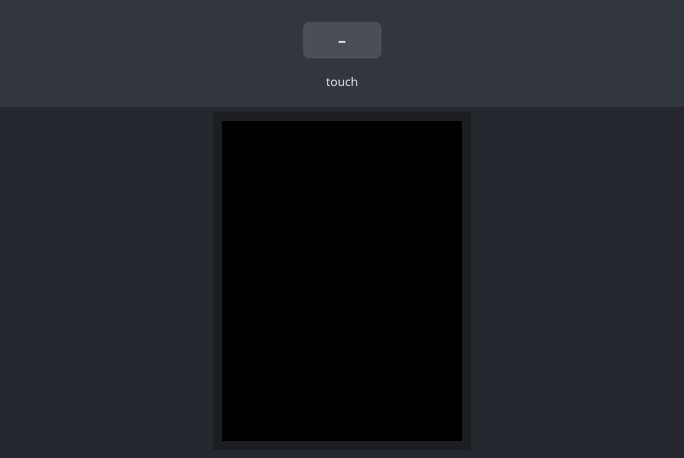
Recording of a program running on a simulated ESP32. On the bench: 320×240 colour display. The inputs (shaded band) are chosen by the test bench. Nothing arrives over Bluetooth unless stated; what the program prints to the serial monitor is not drawn.

Above: at 1.4 s.
1.5 s: touch panel pressed at 13 % / 10 % of its raw x / y range
At 1.59 s:
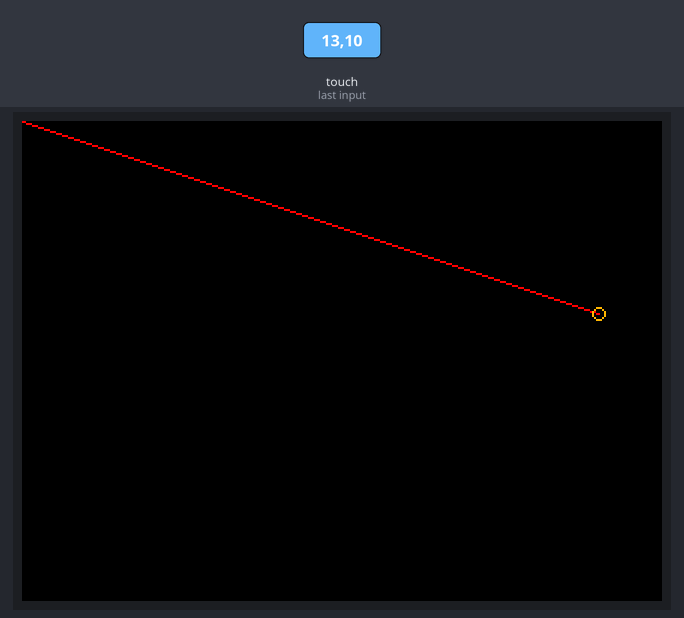
3.1 s: touch panel pressed at 38 % / 10 % of its raw x / y range
At 4.0 s:
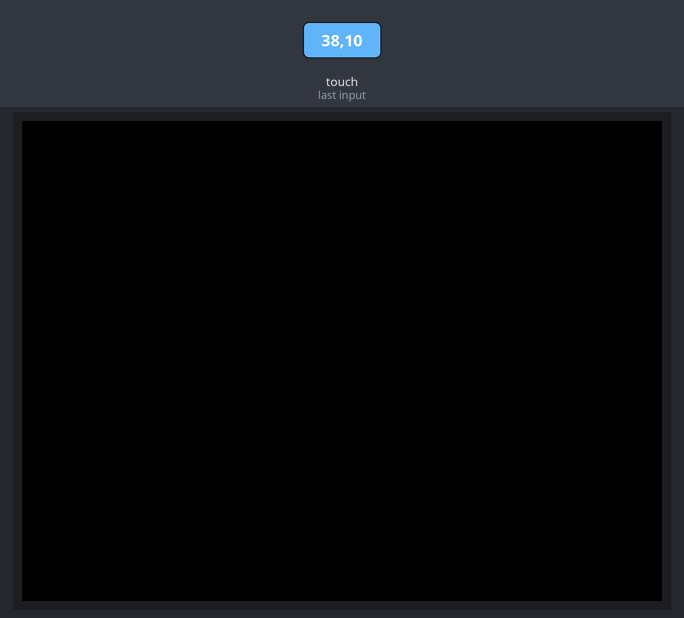
Timing chart, 0 to 6.1 s (numbered marks = the images above; inputs shaded):
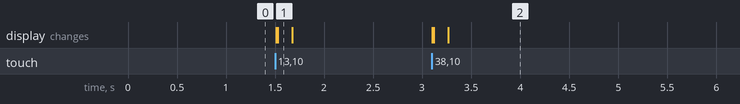

The program:

main.cpp
```cpp
/*

 Example sketch for TFT_eSPI library.

 No fonts are needed.

 Draws a 3d rotating cube on the TFT screen.

 Original code was found at http://forum.freetronics.com/viewtopic.php?f=37&t=5495

 */

#define BLACK 0x0000
#define WHITE 0xFFFF

#include <SPI.h>
#include <TFT_eSPI.h>
#include <Adafruit_FT6206.h>
#include <BluetoothSerial.h>

TFT_eSPI tft = TFT_eSPI();
Adafruit_FT6206 ts = Adafruit_FT6206();
BluetoothSerial SerialBT;

String messageIn = "", messageOut = "";
char incomingChar;

int16_t h;
int16_t w;

uint16_t t_y;
uint16_t t_x;

struct Point3d
{
  int x;
  int y;
  int z;
};

struct Point2d
{
  int x;
  int y;
};

bool pressed;
bool onPress, onRelease;

void touchupdate();
void btupdate();
void btreceive ();
void btsend_info();
void btsend_pos ();
void btsend_state (uint8_t);
void btsend_message(String);
void btsend();

/***********************************************************************************************************************************/
void setup() {
  Serial.begin(115200);

  if (SerialBT.begin("Dracon MicroTouch"))
  {
    Serial.println("Bluetooth Started. Ready to pair.");
  }
  else
  {
    Serial.println("Bluetooth startup failed.");
  }

  // Pins 18/19 are SDA/SCL for touch sensor on this device
  // 40 is a touch threshold
  if (!ts.begin(18, 19, 40)) {
    Serial.println("Couldn't start touchscreen controller");
    while (true);
  }

  tft.init();

  // Thanks to https://github.com/seaniefs/WT32-SC01-Exp
  // for figuring this out (backlight hack)
  pinMode(TFT_BL, OUTPUT);
  digitalWrite(TFT_BL, 128);

  h = tft.height();
  w = tft.width();

  tft.setRotation(1);

  tft.fillScreen(TFT_BLACK);

  pressed = false;
}

void loop() {

  touchupdate();

  btupdate();

  delay(14); // Delay to reduce loop rate (reduces flicker caused by aliasing with TFT screen refresh rate)
}

void touchupdate ()
{
  onPress = false;
  onRelease = false;

  if (ts.touched()) {
    TS_Point p = ts.getPoint();

    p.x = map(p.x, 40, 280, 320, 0); // I'm mapping the touch coordinates to start at 40 and end at 280 because I found this to

    uint16_t tt_y = t_y;
    uint16_t tt_x = t_x;
                                       // make the touches more accurete.
    t_y = p.x; // because we are using the screen horizontal the x-axis becomes the y-asis
    t_x = p.y; // and the y-axis becones the x-axis

    uint16_t difX = (t_x - tt_x);
    uint16_t difY = (t_y - tt_y);
    //Serial.printf("%d %d | %d %d\n", t_x, t_y, difX, difY);

    tft.drawCircle(t_x, t_y, 3, TFT_ORANGE);
    tft.drawLine(tt_x, tt_y, t_x, t_y, TFT_RED);

    if (!pressed)
    {
      onPress = true;
    }
    pressed = true;
  }
  else
  {
    if (pressed)
    {
      onRelease = true;
      tft.fillScreen(TFT_BLACK);
    }
    pressed = false;
  }
}

void btupdate () {
  /*
  if (Serial.available()) {
    SerialBT.write(Serial.read());
  }*/

  if (SerialBT.available())
  {
    incomingChar = SerialBT.read();
    if (incomingChar != '\n') {
      messageIn += String(incomingChar);
    } else {
      btreceive();
    }
  }

  if (pressed)
  {
    btsend_pos();
  }

  if (onPress)
  {
    btsend_state(-1);
  }

  if (onRelease)
  {
    btsend_state(-2);
  }
}

void btreceive ()
{
  if (messageIn == "info") {
    btsend_info();
  }
  // Add logic based on messageIn
  messageIn = "";
}

void btsend_info ()
{
  messageOut = String(0 + "_Dracon MicroTouch_WT32-SC01");
}

void btsend_pos ()
{
  String xM = String(t_x);
  String yM = String(t_y);
  messageOut = String(1 + "_" + xM + "_" + yM);
  btsend();
}

void btsend_message (String message) {
  messageOut = String (1 + "_" + message);
  btsend();
}

void btsend_state(uint8_t state)
{
  messageOut = String(state);
  btsend();
}

void btsend ()
{
  SerialBT.println(messageOut);
  Serial.println(messageOut);
}
```

Measured:
- after the input at 1.5 s, the display: first changes at once (image 1 shows a later state)
